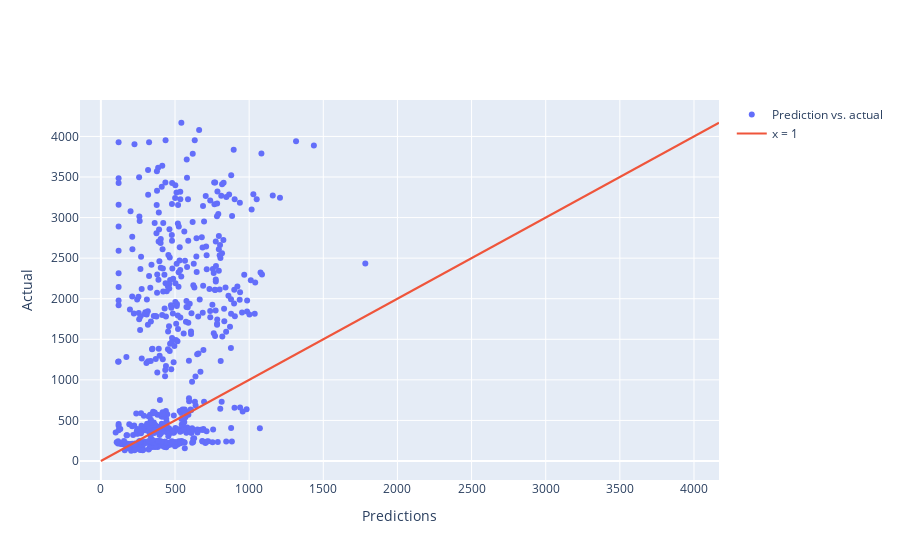

Notebook code cell kept with this figure:
### Code cell
accuracy_vs_prediction_plot(predictions, actual, 'Bitcoin')

### Figure 1 — Plotly figure (JSON) as saved in the notebook; plotly's stock layout.template omitted (floating-point values rounded to 4 significant figures; data arrays with more than 128 entries replaced by an {"elided": "..."} marker saying what was removed)
{"data": [{"mode": "markers", "name": "Prediction vs. actual", "type": "scatter", "x": {"elided": "548 float values"}, "y": {"elided": "548 float values"}}, {"mode": "lines", "name": "x = 1", "type": "scatter", "x": [0, 4169.0], "y": [0, 4169.0]}], "layout": {"xaxis": {"title": {"text": "Predictions"}}, "yaxis": {"title": {"text": "Actual"}}}}
